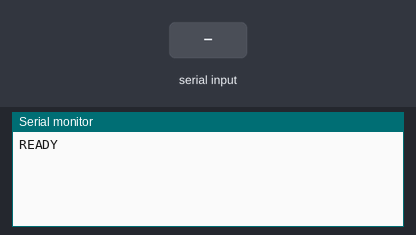
A sketch run on a simulated ESP32. On the bench: the last lines printed to the serial monitor. The test bench sets the inputs (shaded band).

Above: at 1.2 s.
1.3 s: "90,45\n" received over Serial
At 2.1 s:
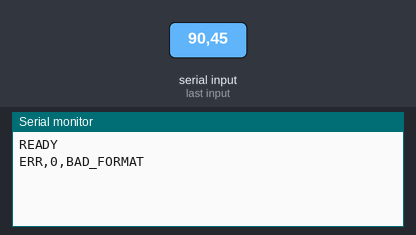
2.8 s: "CMD,90,45,200\n" received over Serial
At 3.3 s:
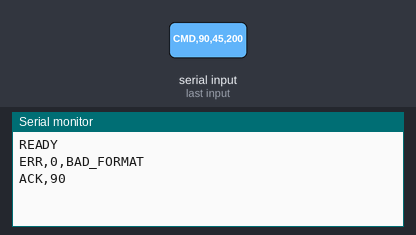

The sketch:

esp32_velocity_receiver.ino
```cpp
/*
  Exemplo de receptor do protocolo do FollowBot para ESP32/Arduino.

  Pi -> ESP: CMD,<seq>,<linear>,<angular>\n
  ESP -> Pi: ACK,<seq>\n

  IMPORTANTE:
  - applyVelocityReference() é propositalmente um placeholder de integração.
    O alvo atual é um carrinho diferencial com duas rodas motrizes + apoio,
    controlado inicialmente em malha aberta. Os motores/driver já pertencem ao
    carrinho e esta função deve ser ligada à interface de acionamento existente.
  - O watchdog deve ser calibrado para ser MAIOR que o pior tempo normal de um
    ciclo de visão do Raspberry, mas pequeno o suficiente para parar o robô se
    o Raspberry travar ou o cabo for desconectado.
*/

#include <Arduino.h>

static constexpr unsigned long BAUD_RATE = 115200;
static constexpr unsigned long COMMAND_TIMEOUT_MS = 2000; // PROVISÓRIO: medir e ajustar.
static constexpr size_t LINE_BUFFER_SIZE = 96;

char lineBuffer[LINE_BUFFER_SIZE];
size_t lineLength = 0;
unsigned long lastValidCommandMs = 0;
bool stoppedByWatchdog = true;

void applyVelocityReference(float linear, float angular) {
  // TODO: mapear as referências (v, w) para a interface de motores existente.
  // No MVP elas são referências abstratas/calibráveis em malha aberta.
  // Se futuramente forem adotadas unidades físicas, para robô diferencial:
  //   v_left  = v - w * wheel_base / 2
  //   v_right = v + w * wheel_base / 2
  (void)linear;
  (void)angular;
}

void emergencyStop() {
  applyVelocityReference(0.0f, 0.0f);
}

void handleLine(char* line) {
  unsigned long seq = 0;
  float linear = 0.0f;
  float angular = 0.0f;

  int parsed = sscanf(line, "CMD,%lu,%f,%f", &seq, &linear, &angular);
  if (parsed != 3) {
    Serial.println("ERR,0,BAD_FORMAT");
    return;
  }

  applyVelocityReference(linear, angular);
  lastValidCommandMs = millis();
  stoppedByWatchdog = false;

  Serial.print("ACK,");
  Serial.println(seq);
}

void setup() {
  Serial.begin(BAUD_RATE);
  emergencyStop();
  lastValidCommandMs = millis();
  Serial.println("READY");
}

void loop() {
  while (Serial.available() > 0) {
    char c = static_cast<char>(Serial.read());

    if (c == '\n') {
      lineBuffer[lineLength] = '\0';
      if (lineLength > 0) {
        handleLine(lineBuffer);
      }
      lineLength = 0;
    } else if (c != '\r') {
      if (lineLength < LINE_BUFFER_SIZE - 1) {
        lineBuffer[lineLength++] = c;
      } else {
        lineLength = 0;
        Serial.println("ERR,0,LINE_TOO_LONG");
      }
    }
  }

  if (!stoppedByWatchdog && (millis() - lastValidCommandMs > COMMAND_TIMEOUT_MS)) {
    emergencyStop();
    stoppedByWatchdog = true;
    Serial.println("WATCHDOG_STOP");
  }
}
```

Measured:
- after the input at 1.3 s, the serial monitor: prints a new line at once (image 1)
- after the input at 2.8 s, the serial monitor: prints a new line at once (image 2)
